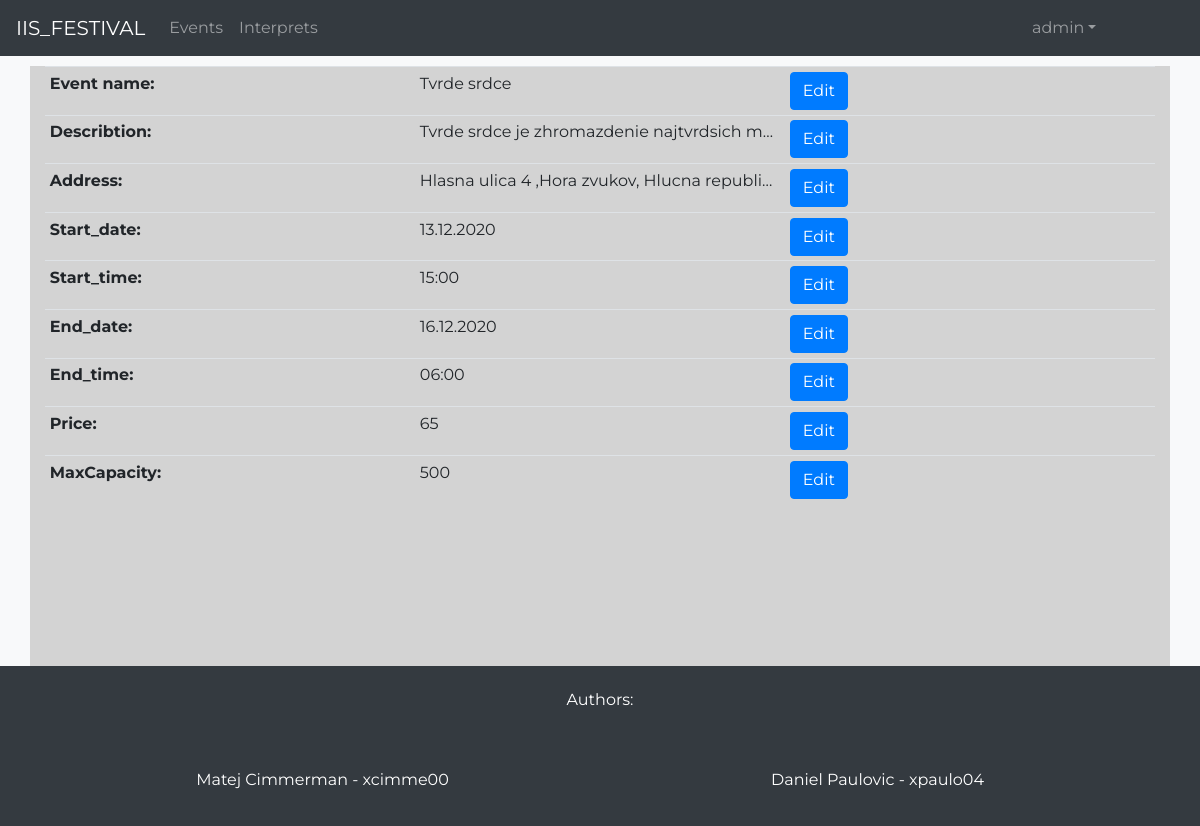
Page /manage_event.php?id=1 (signed in) on the committed database.
### tables this page shows
CREATE TABLE EVENTS (
    EventID int PRIMARY KEY AUTO_INCREMENT NOT NULL,
    Name varchar(128) NOT NULL,
    Describtion varchar(255),
    Address varchar(128) NOT NULL,
    Start_date varchar(32) NOT NULL,
    Start_time varchar(32) NOT NULL,
    End_date varchar(32) NOT NULL,
    End_time varchar(32) NOT NULL,
    Price float(24) NOT NULL,
    Capacity int NOT NULL,
    Reserved int NOT NULL,
    MaxCapacity int NOT NULL,
    UserID int NOT NULL,
    FOREIGN KEY (UserID) REFERENCES USERS(UserID)
);

### src/php/includes/general_functions.include.php (called while the page is built, shortened)
<?php
function event_exists_byid($conn, $id)
{
    $sql = "SELECT * FROM EVENTS WHERE EventID = ?;";
    $stmt = mysqli_stmt_init($conn);
    if(!mysqli_stmt_prepare($stmt, $sql))
    {
        header("location: ../../event.php?error=stmt_failed");
        exit();
    }
    mysqli_stmt_bind_param($stmt, "i", $id);
    mysqli_stmt_execute($stmt);
    $result = mysqli_stmt_get_result($stmt);
    if($row = mysqli_fetch_assoc($result))
    {
        return $row;
    }
    else
    {
        $result = false;
        return $result;
    }
}
function is_owner($conn, $eventid, $userid)
{
    $query = "SELECT * FROM EVENTS WHERE EventID = $eventid AND UserID = $userid;";
    $result = mysqli_query($conn, $query);
    $data = array();
    while($row = mysqli_fetch_assoc($result))
    {
        $data[] = $row;
    }
    if(count($data) == 0)
    {
        return false;
    }
    else
    {
        return true;
    }
}

### src/manage_event.php (the view)
<?php
    include_once 'header.php';
?>
    <div class="container fullscreen-container wider-container">
        <?php
            if(isset($_SESSION["UserID"]))
            {
                require_once 'php/includes/database_handler.include.php';
                require_once 'php/includes/general_functions.include.php';
                if(!isset($_GET["id"]))
                {
                    echo "<p>Event not found.</p>";
                }
                else
                {
                    if(is_owner($conn, $_GET["id"], $_SESSION["UserID"]) || isset($_SESSION["admin"]))
                    {
                        $event = event_exists_byid($conn, $_GET["id"]);
                        $event_id = $_GET["id"];
                        $eventname = $event["Name"];
                        $describtion = $event["Describtion"];
                        $Address = $event["Address"];
                        $Start_date = $event["Start_date"];
                        $Start_time = $event["Start_time"];
                        $End_date = $event["End_date"];
                        $End_time = $event["End_time"];
                        $Price = $event["Price"];
                        $MaxCapacity = $event["MaxCapacity"];
                        echo "
                        <table class=\"table table-sm\">
                            <tr>
                                <th scope=\"col\">Event name:</th>
                                <td>$eventname</td>
                                <td>
                                    <button type=\"submit\" class=\"btn btn-primary\" id=\"Name\">
                                        <a class=\"text-white\" href=\"edit_event.php?info=Name&event_id=$event_id\">Edit</a>
                                    </button>
                                </td>
                            </tr>
                            <tr>
                                <th scope=\"col\">Describtion:</th>
                                <td>$describtion</td>
                                <td>
                                    <button type=\"submit\" class=\"btn btn-primary abtn\" id=\"Describtion\">
                                        <a class=\"text-white\" href=\"edit_event.php?info=Describtion&event_id=$event_id\">Edit</a>
                                    </button>
                                </td>
                            </tr>
                            <tr>
                                <th scope=\"col\">Address:</th>
                                <td>$Address</td>
                                <td>
                                    <button type=\"submit\" class=\"btn btn-primary abtn\" id=\"Address\">
                                        <a class=\"text-white\" href=\"edit_event.php?info=Address&event_id=$event_id\">Edit</a>
                                    </button>
                                </td>
                            </tr>
                            <tr>
                                <th scope=\"col\">Start_date:</th>
                                <td>$Start_date</td>
                                <td>
                                    <button type=\"submit\" class=\"btn btn-primary abtn\" id=\"Start_date\">
                                        <a class=\"text-white\" href=\"edit_event.php?info=Start_date&event_id=$event_id\">Edit</a>
                                    </button>
                                </td>
                            </tr>
                            <tr>
                                <th scope=\"col\">Start_time:</th>
                                <td>$Start_time</td>
                                <td>
                                    <button type=\"submit\" class=\"btn btn-primary abtn\" id=\"Start_time\">
                                        <a class=\"text-white\" href=\"edit_event.php?info=Start_time&event_id=$event_id\">Edit</a>
                                    </button>
                                </td>
                            </tr>
                            <tr>
                                <th scope=\"col\">End_date:</th>
                                <td>$End_date</td>
                                <td>
                                    <button type=\"submit\" class=\"btn btn-primary abtn\" id=\"End_date\">
                                        <a class=\"text-white\" href=\"edit_event.php?info=End_date&event_id=$event_id\">Edit</a>
                                    </button>
                                </td>
                            </tr>
                            <tr>
                                <th scope=\"col\">End_time:</th>
                                <td>$End_time</td>
                                <td>
                                    <button type=\"submit\" class=\"btn btn-primary abtn\" id=\"End_time\">
                                        <a class=\"text-white\" href=\"edit_event.php?info=End_time&event_id=$event_id\">Edit</a>
                                    </button>
                                </td>
                            </tr>
                            <tr>
                                <th scope=\"col\">Price:</th>
                                <td>$Price</td>
                                <td>
                                    <button type=\"submit\" class=\"btn btn-primary abtn\" id=\"Price\">
                                        <a class=\"text-white\" href=\"edit_event.php?info=Price&event_id=$event_id\">Edit</a>
                                    </button>
                                </td>
                            </tr>
                            <tr>
                                <th scope=\"col\">MaxCapacity:</th>
                                <td>$MaxCapacity</td>
                                <td>
                                    <button type=\"submit\" class=\"btn btn-primary abtn\" id=\"MaxCapacity\">
                                        <a class=\"text-white\" href=\"edit_event.php?info=MaxCapacity&event_id=$event_id\">Edit</a>
                                    </button>
                                </td>
                            </tr>
                        </table>
                        ";
                    }
                    else
                    {
                        echo "<p>Access restricted!</p>";
                    }
                }
            }
            else
            {
                header("location: login.php");
                exit();
            }
        ?>
    </div>
<?php
    include_once 'footer.php';
?>

### src/css/main.css (style rules this page uses)
body { font-family: 'Montserrat',sans-serif; min-height: 100%; }
.fullscreen-container { min-height: 75vh; background-color: lightgray; }
.wider-container { min-width: 80%; }
.abtn { text-decoration: none; color: black; }
table { border-collapse: collapse; width: 100%; margin: 10px 0 0 0; table-layout: fixed; }
table td, table th { height: 40px; max-width: 0; overflow: hidden; text-overflow: ellipsis; white-space: nowrap; text-align: left; padding: 10px; }

### rows in the picture
events: Name "Tvrde srdce", Describtion "Tvrde srdce je zhromazdenie najtvrdsich m…", Address "Hlasna ulica 4 ,Hora zvukov, Hlucna republika", Start_date "13.12.2020", Start_time "15:00", End_date "16.12.2020", End_time "06:00", Price "65", MaxCapacity "500"

### other values in the picture
$_SESSION["Username"] "admin"
